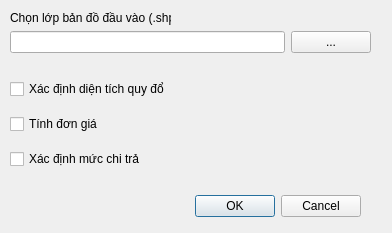
<?xml version="1.0" encoding="UTF-8"?>
<ui version="4.0">
 <class>Dialog_XacDinhMCT</class>
 <widget class="QDialog" name="Dialog_XacDinhMCT">
  <property name="geometry">
   <rect>
    <x>0</x>
    <y>0</y>
    <width>392</width>
    <height>233</height>
   </rect>
  </property>
  <property name="windowTitle">
   <string>v5PFES - Xác định mức chi trả</string>
  </property>
  <widget class="QDialogButtonBox" name="buttonBox">
   <property name="geometry">
    <rect>
     <x>20</x>
     <y>190</y>
     <width>341</width>
     <height>32</height>
    </rect>
   </property>
   <property name="orientation">
    <enum>Qt::Horizontal</enum>
   </property>
   <property name="standardButtons">
    <set>QDialogButtonBox::Cancel|QDialogButtonBox::Ok</set>
   </property>
  </widget>
  <widget class="QLabel" name="label">
   <property name="geometry">
    <rect>
     <x>10</x>
     <y>10</y>
     <width>161</width>
     <height>16</height>
    </rect>
   </property>
   <property name="text">
    <string>Chọn lớp bản đồ đầu vào (.shp)</string>
   </property>
  </widget>
  <widget class="QWidget" name="layoutWidget">
   <property name="geometry">
    <rect>
     <x>10</x>
     <y>30</y>
     <width>361</width>
     <height>25</height>
    </rect>
   </property>
   <layout class="QGridLayout" name="gridLayout">
    <item row="0" column="1">
     <widget class="QPushButton" name="inBtn">
      <property name="text">
       <string>...</string>
      </property>
     </widget>
    </item>
    <item row="0" column="0">
     <widget class="QLineEdit" name="inPath"/>
    </item>
   </layout>
  </widget>
  <widget class="QWidget" name="layoutWidget">
   <property name="geometry">
    <rect>
     <x>10</x>
     <y>70</y>
     <width>155</width>
     <height>111</height>
    </rect>
   </property>
   <layout class="QVBoxLayout" name="verticalLayout">
    <item>
     <widget class="QCheckBox" name="xddt_cBx">
      <property name="text">
       <string>Xác định diện tích quy đổi </string>
      </property>
     </widget>
    </item>
    <item>
     <widget class="QCheckBox" name="dg_cBx">
      <property name="text">
       <string>Tính đơn giá </string>
      </property>
     </widget>
    </item>
    <item>
     <widget class="QCheckBox" name="xdmct_cBx">
      <property name="text">
       <string>Xác định mức chi trả </string>
      </property>
     </widget>
    </item>
   </layout>
  </widget>
 </widget>
 <resources/>
 <connections>
  <connection>
   <sender>buttonBox</sender>
   <signal>accepted()</signal>
   <receiver>Dialog_XacDinhMCT</receiver>
   <slot>accept()</slot>
   <hints>
    <hint type="sourcelabel">
     <x>248</x>
     <y>254</y>
    </hint>
    <hint type="destinationlabel">
     <x>157</x>
     <y>274</y>
    </hint>
   </hints>
  </connection>
  <connection>
   <sender>buttonBox</sender>
   <signal>rejected()</signal>
   <receiver>Dialog_XacDinhMCT</receiver>
   <slot>reject()</slot>
   <hints>
    <hint type="sourcelabel">
     <x>316</x>
     <y>260</y>
    </hint>
    <hint type="destinationlabel">
     <x>286</x>
     <y>274</y>
    </hint>
   </hints>
  </connection>
 </connections>
</ui>
